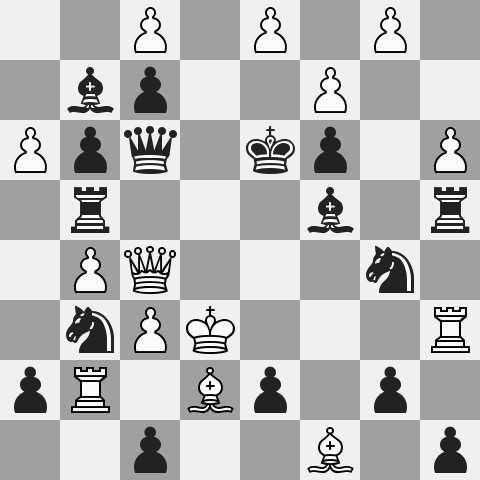
%> input picture HW2/HW2/input/Part_4/p4_board_3.jpg, 480 x 480 px
$ octave Untitled.m   (GNU Octave 9; MATLAB toolbox functions it lacks are replaced by stand-ins)
%> lines starting %> are read from the running program, lines starting %| are printed output that depends on the picture; in (x1, y1, x2, y2) boxes, pixels count from 0 and x2, y2 are one past the last pixel; in counts of white or black regions, pixels touching at a corner belong together; the program's own positions count from 1
img=imread('input/Part_4/p4_board_3.jpg');
%> img is the input picture: size 480x480x3 uint8; min 0, max 255, mean 183.4
gray_img=rgb2gray(img);
imshow(gray_img);
black_and_white_image=im2bw(gray_img,0.55);
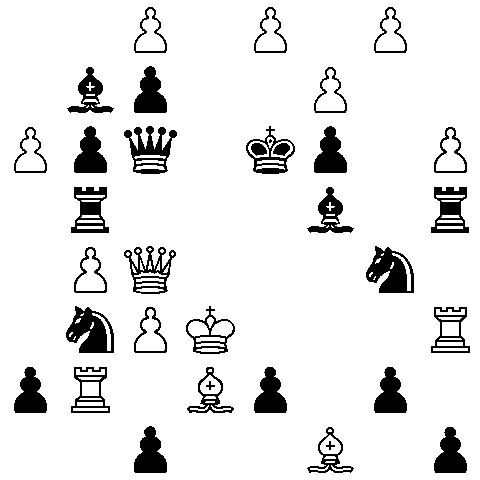
%> black_and_white_image: size 480x480 logical; 90.3% white; 35 black regions (1 under 20 px), largest, box (x1, y1, x2, y2) and area: (366, 246, 414, 293) 1355, (66, 306, 114, 353) 1354, (124, 126, 177, 174) 1141
image_dup=gray_img;
figure;
imshow(image_dup);

black_on_white_queen=gray_img(121:180,121:180);
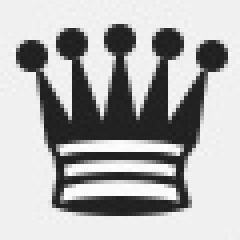
%> black_on_white_queen: size 60x60 uint8 (shown 4 times larger); min 29, max 254, mean 176
imwrite(black_on_white_queen,'programs/black_on_white_queen.png');

black_on_white_pawn=imread('black_on_white_pawn.png');
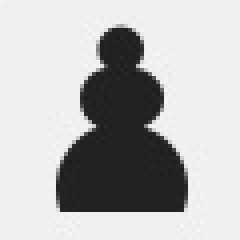
%> input picture HW2/HW2/programs/black_on_white_pawn.png, 60 x 60 px (shown 4 times larger)
%> black_on_white_pawn is the input picture: size 60x60 uint8; min 28, max 247, mean 184.5
black_on_black_pawn=imread('black_on_black_pawn.png');
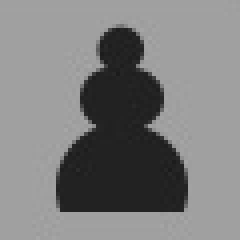
%> input picture HW2/HW2/programs/black_on_black_pawn.png, 60 x 60 px (shown 4 times larger)
%> black_on_black_pawn is the input picture: size 60x60 uint8; min 27, max 167, mean 126
white_on_black_pawn=imread('white_on_black_pawn.png');
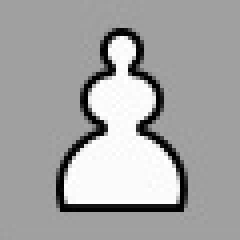
%> input picture HW2/HW2/programs/white_on_black_pawn.png, 60 x 60 px (shown 4 times larger)
%> white_on_black_pawn is the input picture: size 60x60 uint8; min 0, max 255, mean 164.5
white_on_white_pawn=imread('white_on_white_pawn.png');
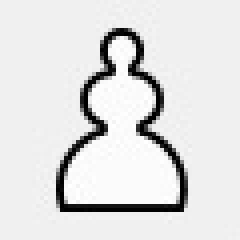
%> input picture HW2/HW2/programs/white_on_white_pawn.png, 60 x 60 px (shown 4 times larger)
%> white_on_white_pawn is the input picture: size 60x60 uint8; min 0, max 255, mean 223.4

black_on_white_queen=imread('black_on_white_queen.png');
black_on_black_queen=imread('black_on_black_queen.png');
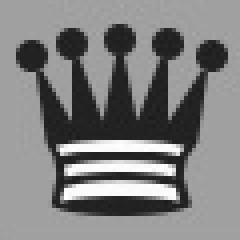
%> input picture HW2/HW2/programs/black_on_black_queen.png, 60 x 60 px (shown 4 times larger)
%> black_on_black_queen is the input picture: size 60x60 uint8; min 28, max 255, mean 127.2
%> (the run ends here)
